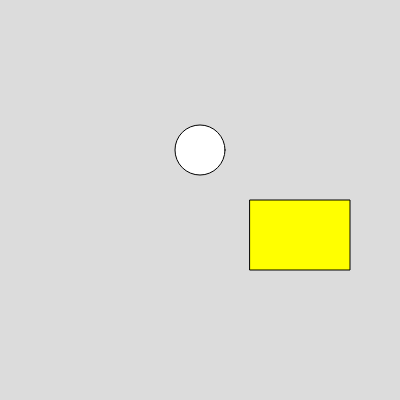
Frame 1 (no input)
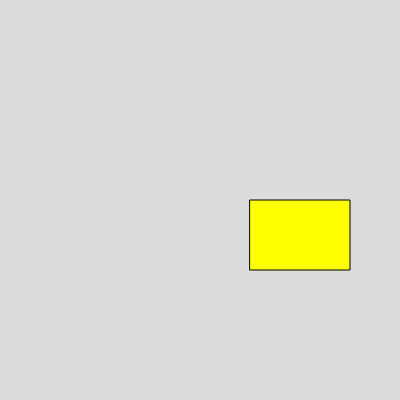
Frame 60 (no input)
Frame 120 (the mouse pressed at the canvas centre since frame 60): identical to frame 60, image omitted

The p5.js sketch that drew these frames (run headless with seeded random() and noise() and a simulated clock; from frame 60 on, the mouse is pressed at the canvas centre):

// p5.js sketch
// ── sketch.js
// Objekte
// empty Object:
// let ball = {};

let ball = {
  x: 200,
  y: 150,
  d: 50,
  xSpeed: 2,
  ySpeed: 1.5
}

let button = {
  x: 250,
  y: 200,
  w: 100,
  h: 70
}

let backgroundStatus = false;

function setup() {
  createCanvas(400, 400);
  button.c = color(255,255,0);
  button.hover = color(255,100, 0);
}

function draw() {
  if(backgroundStatus){
    background(0, 0, 255);
  } else {
    background(220);
  }

  fill(255);
  ellipse(ball.x, ball.y, ball.d, ball.d);
  ball.x = ball.x + ball.xSpeed;
  ball.y = ball.y + ball.ySpeed;
  // Prototyp ball kann auch eingene Funktionen haben zb:
  // ball.render();

  if(mouseX > button.x && 
    mouseX < button.x + button.w && 
    mouseY > button.y && 
    mouseY < button.y + button.h){
      fill(button.hover);
      if(mouseIsPressed){
        fill(255);

        // toggle die Variable
        // backgroundStatus
        /*if(backgroundStatus){
          backgroundStatus = false;
        } else {
          backgroundStatus = true;
        }*/
      }
  } else {
    fill(button.c);
  }
  rect(button.x, button.y, button.w, button.h);

}

// Eventlistener
// is executet just one time per click
function mouseClicked(){

  if(mouseX > button.x && 
    mouseX < button.x + button.w && 
    mouseY > button.y && 
    mouseY < button.y + button.h){

      if(backgroundStatus){
        backgroundStatus = false;
      } else {
        backgroundStatus = true;
      }
  }
}
